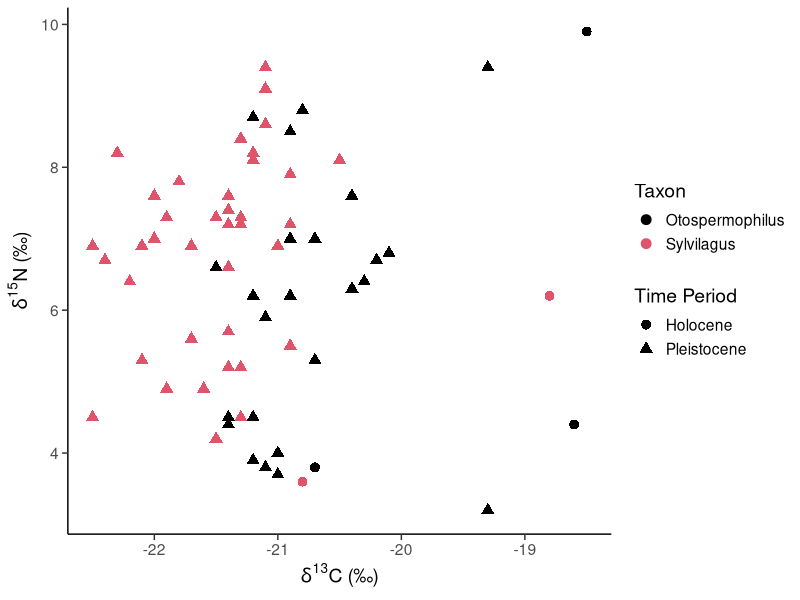
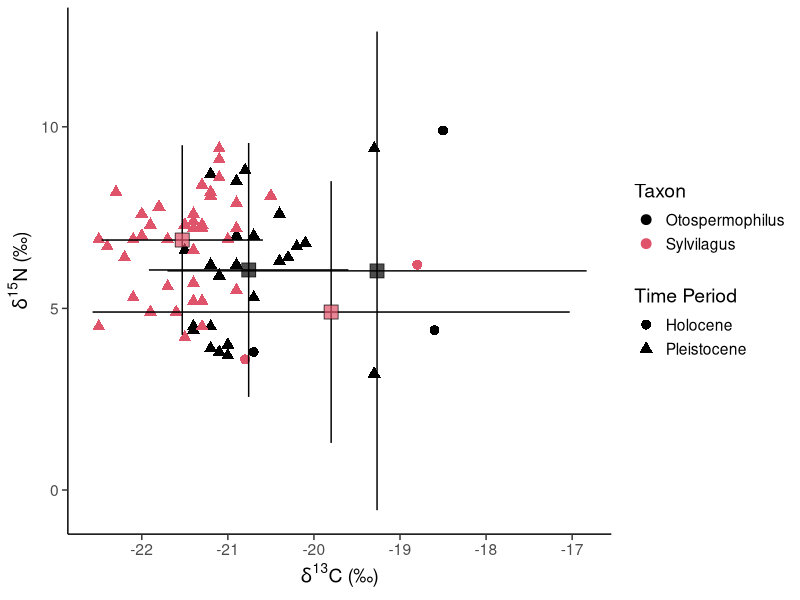
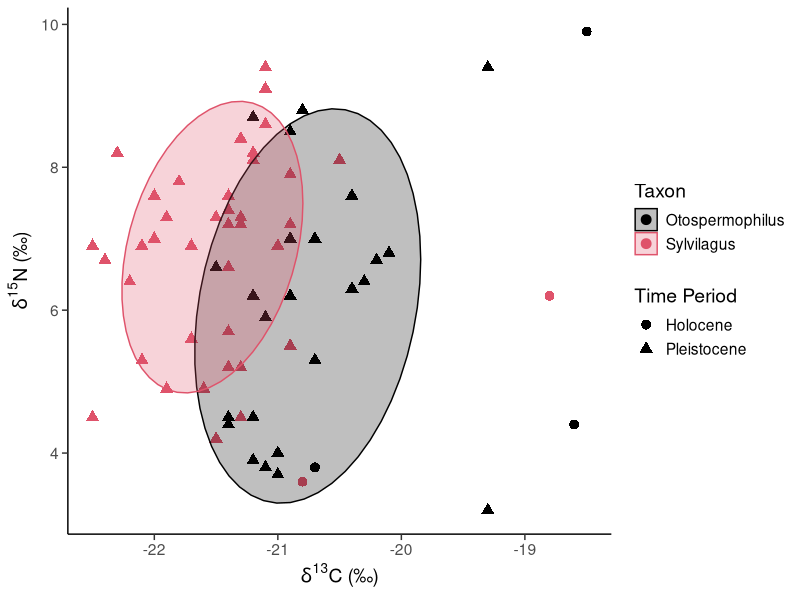
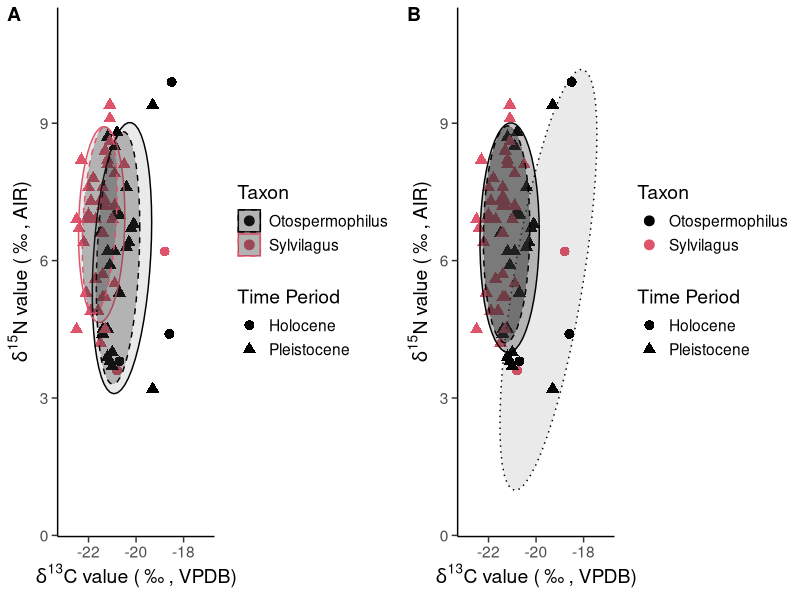

These charts were generated, in order, by the following R code:
library(tidyverse)
#library(gridExtra)
library(ggpubr)

# ggplot ellipses ----
# load in the isotope dataset
dat<- read.csv("data/processed/final_dataset_focaltaxa_with_calages_climate.csv", header=T)

# arrange for ggplot
rlb_data <- dat %>% mutate(Taxon = factor(Taxon), 
                           time_group = factor(time_group),
                           d13C = del13C_permil, 
                           d15N = del15N_permil,
                           .keep = "unused") 

## Final Figure 2 plots ----
# will alter in Illustrator afterwards

rlbPalette <- palette(c("royalblue2","darkorange"))
p.ell <- 0.68

# lay out basic plot structure
base.plot <- ggplot(data = rlb_data, 
                         aes(x = d13C, 
                             y = d15N)) + 
  lims(x = c(-23, -17), y= c(0.5,11)) +
  geom_point(aes(colour = Taxon, shape = time_group), size = 3) +
  scale_colour_manual(labels = c("Otospermophilus", "Sylvilagus"), 
                      values=rlbPalette) +
  scale_shape_manual(labels = c("Holocene", "Pleistocene"), 
                     values=c(16,17)) +
  ylab(expression({delta}^15*N~'value ('~'\u2030'~', AIR)')) +
  xlab(expression({delta}^13*C~'value ('~'\u2030'~', VPDB)')) + 
  theme_classic() +
  theme(text = element_text(size=14),
        axis.ticks.length = unit(0.15, "cm")) + 
  labs(colour = "Taxon", shape="Time Period") 

# Figure 2a
# add probability ellipses for all (Quaternary, solid line, light ellipse) and Pleistocene-only (dashed line) data 
# (taxa differentiated)

new.alldata.taxa.ellipse.plot <- base.plot + 
  stat_ellipse(data = rlb_data, 
               aes(x = d13C, 
                   y = d15N, color=Taxon), 
               linetype = 1,
               alpha = 0.1, 
               level = p.ell,
               type = "norm",
               geom = "polygon") + 
  stat_ellipse(data = rlb_data[which(rlb_data$time_group == "Pleistocene"),], 
               aes(x = d13C, 
                   y = d15N, color=Taxon), 
               linetype = 2,
               alpha = 0.3, 
               level = p.ell,
               type = "norm",
               geom = "polygon") + 
  scale_fill_manual(values=rlbPalette) 

# 2b
# add probability ellipses for Quaternary, Pleistocene and Holocene data separately
# (combining taxa)

new.alldata.time.ellipse.plot <- base.plot + 
  stat_ellipse(data = rlb_data[which(rlb_data$time_group == "Holocene"),], 
               color="black",
               linetype = 3,
               alpha = 0.1, 
               level = p.ell,
               type = "norm",
               geom = "polygon") +
  stat_ellipse(data = rlb_data, 
               color="black", 
               linetype = 1,
               alpha = 0.3, 
               level = p.ell,
               type = "norm",
               geom = "polygon") +
  stat_ellipse(data = rlb_data[which(rlb_data$time_group == "Pleistocene"),],
               color="black",
               linetype = 2,
               alpha = 0.5, 
               level = p.ell,
               type = "norm",
               geom = "polygon")

figure <- ggarrange(new.alldata.taxa.ellipse.plot,
                    new.alldata.time.ellipse.plot, 
                    labels = c("A", "B"),
                    ncol = 2, nrow = 1)
pdf(file="output/Figure2_SIBERplots_Mar2022_NF.pdf", height=4, width=12)
#grDevices::cairo_pdf("output/Figure2_SIBERplots_Mar2022_JLB_both.pdf", width=12, height=4)
print(figure)
dev.off()



# other plots ----
first.plot <- ggplot(data = rlb_data, 
                 aes(x = d13C, 
                     y = d15N)) + 
  geom_point(aes(colour = Taxon, shape = time_group), size = 3) +
  scale_colour_manual(labels = c("Otospermophilus", "Sylvilagus"), 
                      values=rlbPalette) +
  scale_shape_manual(labels = c("Holocene", "Pleistocene"), 
                     values=c(16,17)) +
  ylab(expression(paste(delta^{15}, "N (\u2030)"))) +
  xlab(expression(paste(delta^{13}, "C (\u2030)"))) + 
  theme_classic() +
  theme(text = element_text(size=14),
        axis.ticks.length = unit(0.15, "cm")) + 
  labs(colour = "Taxon", shape="Time Period") 

print(first.plot) 

# error bars
sbg <- rlb_data %>% 
  group_by(Taxon, time_group) %>% 
  summarise(count = n(),
            mC = mean(d13C), 
            sdC = sd(d13C), 
            mN = mean(d15N), 
            sdN = sd(d15N))

second.plot <- first.plot +
  geom_errorbar(data = sbg, 
                mapping = aes(x = mC, y = mN,
                              ymin = mN - 1.96*sdN, 
                              ymax = mN + 1.96*sdN), 
                width = 0) +
  geom_errorbarh(data = sbg, 
                 mapping = aes(x = mC, y = mN,
                               xmin = mC - 1.96*sdC,
                               xmax = mC + 1.96*sdC),
                 height = 0) + 
  geom_point(data = sbg, aes(x = mC, 
                             y = mN,
                             fill = Taxon), 
             color = "black", shape = 22, size = 5,
             alpha = 0.7, show.legend = FALSE) +
  scale_fill_manual(values=rlbPalette)

print(second.plot)

ellipse.plot <- first.plot + 
  stat_ellipse(aes(Taxon = interaction(Taxon, time_group), 
                   fill = Taxon, 
                   color = Taxon), 
               alpha = 0.25, 
               level = p.ell,
               type = "norm",
               geom = "polygon") + 
  scale_fill_manual(values=rlbPalette) 

print(ellipse.plot)